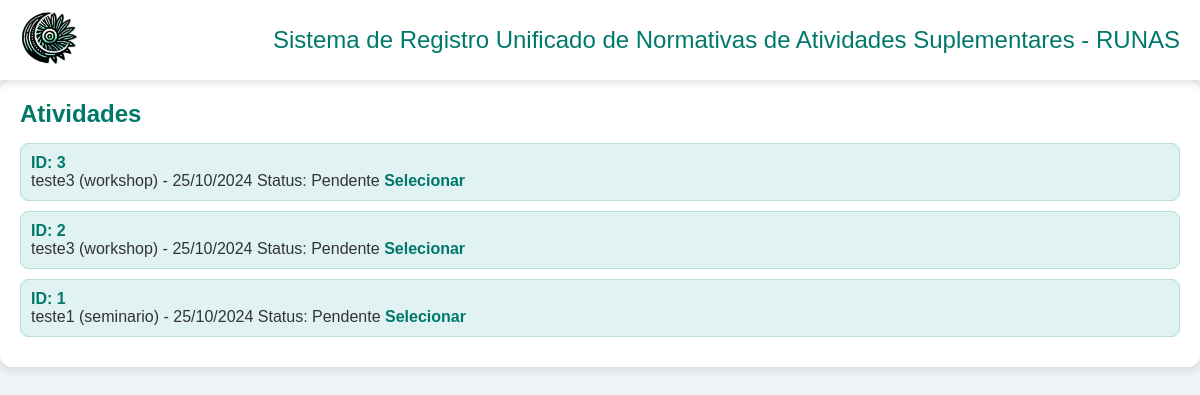
Before: /docente/valida-atividades.php (signed in) with the older database file.
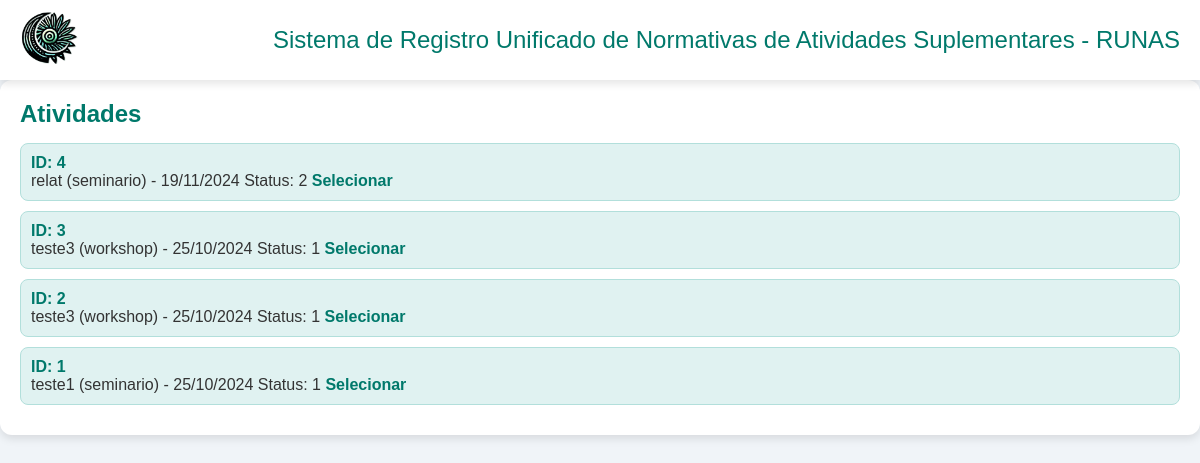
After: the same page with the newer database file.
### tables this page shows
CREATE TABLE `atividade` (
  `id` int(11) NOT NULL,
  `nome` varchar(255) DEFAULT NULL,
  `caminho_arquivo` varchar(255) DEFAULT NULL,
  `categoria` varchar(200) DEFAULT NULL,
  `horas_atividade` int(11) DEFAULT NULL,
  `discente_id` int(11) DEFAULT NULL,
  `status` int(11) DEFAULT NULL,
  `data_upload` timestamp NULL DEFAULT current_timestamp()
);

### docente/valida-atividades.php (the view, shortened to what this page needs)
<?php
include "../config.php";
$sql_atividades = "SELECT * FROM atividade ORDER BY data_upload DESC ";
$resultAtividades = $DB->query($sql_atividades);
?>
<!DOCTYPE html>
<html lang="pt-br">
<head>
</head>
<body>
    <header class="header">
        <a href="../index.php"><img src="../img/Runa-noname.png" alt="Logo Runas" class="logo"></a>
        <div class="title">Sistema de Registro Unificado de Normativas de Atividades Suplementares - RUNAS</div>
    </header>
    <div class="uploads-recentes">
        <h2>Atividades</h2>
        <ul>
            <?php
            while ($atividade = $resultAtividades->fetch_assoc()) {
                echo "<li>
                        <span>ID: {$atividade['id']}</span>
                        {$atividade['nome']} ({$atividade['categoria']}) - " . date("d/m/Y ", strtotime($atividade['data_upload'])) . "
                        Status: {$atividade['status']}
                        <a href='valida-atividade.php?id={$atividade['id']}' style='color: #00796b; font-weight: bold; text-decoration: none;'>Selecionar</a>
                      </li>";
            }
            ?>
        </ul>
    </div>
</body>
</html>

### docente/valida-atividades.php (style rules this page uses)
* { margin: 0; padding: 0; box-sizing: border-box; font-family: Arial, sans-serif; }
body { background: #f0f4f8; display: flex; flex-direction: column; min-height: 100vh; color: #333; }
.header { background: #ffffff; box-shadow: 0 4px 8px rgba(0, 0, 0, 0.1); padding: 10px 20px; display: flex; align-items: center; justify-content: space-between; height: 80px; z-index: 1000; }
.logo { width: 60px; }
.title { font-size: 24px; color: #00796b; margin-left: 20px; }
.uploads-recentes, .verificacao, .contact-info { background: #ffffff; border-radius: 12px; box-shadow: 0 4px 8px rgba(0, 0, 0, 0.1); padding: 20px; margin-bottom: 20px; }
.uploads-recentes h2, .verificacao h2, .contact-info h2 { color: #00796b; margin-bottom: 15px; font-size: 24px; font-weight: bold; }
.uploads-recentes ul { list-style: none; padding: 0; margin: 0; }
.uploads-recentes li { background: #e0f2f1; border: 1px solid #b2dfdb; border-radius: 8px; margin-bottom: 10px; padding: 10px; }
.uploads-recentes li span { display: block; color: #00796b; font-weight: bold; }

Changed rows visible on the page:
added atividade: id "4", nome "relat", categoria "seminario", data_upload "19/11/2024", status "2"
changed atividade id 3: status "Pendente" → "1"
changed atividade id 2: status "Pendente" → "1"
changed atividade "teste1": status "Pendente" → "1"
